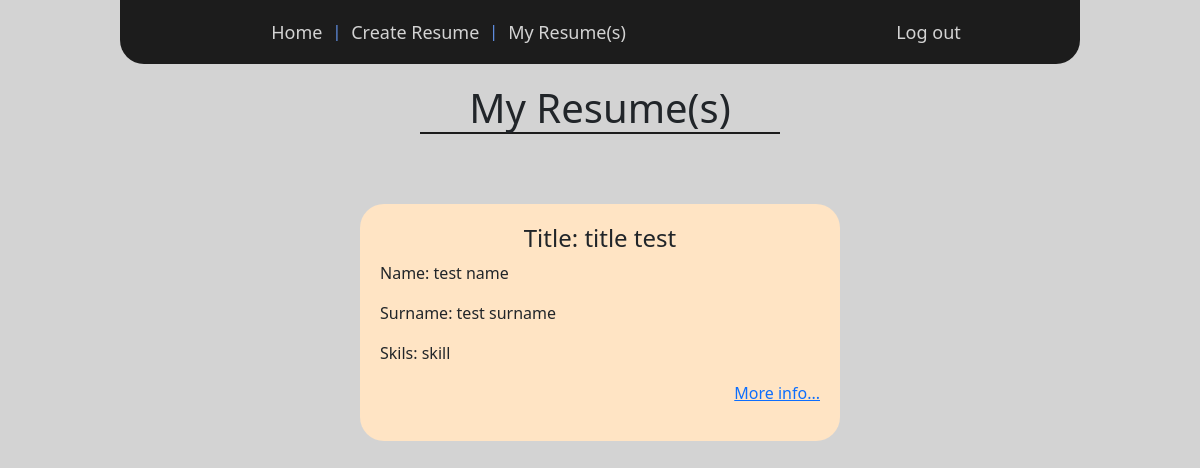
Page /list-resume/ (signed in) on the earlier database version.
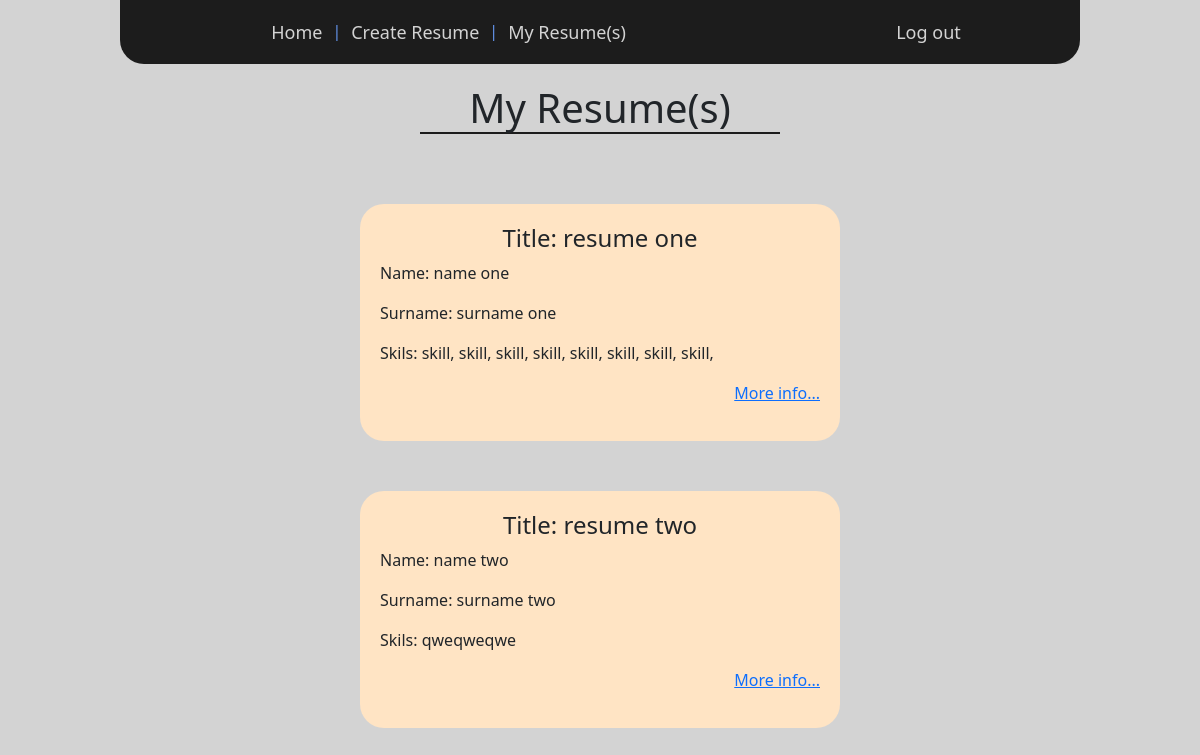
Same page on the later database version.
### main/models.py (models this page shows, shortened)
class Resume(models.Model):
    user = models.ForeignKey(User, on_delete=models.DO_NOTHING, blank=True)
    title = models.CharField('Title', max_length=255)
    name = models.CharField('Name', max_length=255)
    surname = models.CharField('Surname', max_length=255)
    patronymic = models.CharField('Patronymic', max_length=255)
    birthdate = models.DateField('Birth Date')
    email = models.EmailField('Mail', unique=True)
    skills = models.TextField('Skill')
    experience = models.TextField('Exp')
    education = models.TextField('Education')
    slug = models.CharField('Slug', max_length=255, unique=True, null=True, blank=True)

### main/views.py (the view)
# urls.py: path('list-resume/', views.ResumeListView.as_view(), name='list_resume_page'),
class ResumeListView(ListView):
    model = Resume
    template_name = 'main/index_resume_list.html'
    context_object_name = 'data'
    extra_context = {}
    def get(self, request, *args, **kwargs):
        if request.user.is_authenticated:
            self.extra_context['title'] = 'My Resume(s)'
            self.extra_context['create'] = {'name': 'Create Resume', 'path': 'create_resume_page'}
            self.extra_context['list'] = {'name': 'My Resume(s)', 'path': 'list_resume_page'}
        else:
            return redirect('login_page')
        return super().get(request, *args, **kwargs)
    def get_queryset(self):
        return Resume.objects.filter(user__username=self.request.user.username)

### main/templates/main/index_resume_list.html
{% extends 'main/main_layout.html' %}
{% block content %}
    <h1 style="margin: 20px auto; width: 30vw; text-align: center; border-bottom: 2px solid #1c1c1c;">{{ title }}</h1>
    {% for obj in data %}
        <div class="box">
            <h4 style="text-align: center;">Title: {{ obj.title }}</h4>
            <p>Name: {{ obj.name }}</p>
            <p>Surname: {{ obj.surname }}</p>
            <p>Skils: {{ obj.skills }}</p>
            <p style="text-align: end"><a href="{% url 'resume_page' obj.slug %}">More info...</a></p>
        </div>
    {% endfor %}
{% endblock %}

### main/templates/main/main_layout.html (shortened to what this page needs)
<!doctype html>
{% load static %}
<html lang="en">
<head>
    <link href="https://cdn.jsdelivr.net/npm/bootstrap@5.0.2/dist/css/bootstrap.min.css" rel="stylesheet">
    <link rel="stylesheet" href="{% static 'main/css/main.css' %}">
</head>
<body>
    <section class="navi">
        <ul>
            <li><a href="{% url 'main_page' %}">Home</a></li> |
            <li><a href="{% url create.path %}">{{ create.name }}</a></li> |
            <li><a href="{% url list.path %}">{{ list.name }}</a></li>
        </ul>
        <ul>
            <li><a href="{% url 'logout_page' %}">Log out</a></li>
        </ul>
    </section>
    <section class="content">
        {% block content %}{% endblock %}
    </section>
</body>
</html>

### static/main/css/main.css (style rules this page uses)
body { display: flex; flex-direction: column; align-items: center; background: lightgray; padding: 0; margin: 0; }
.navi { display: flex; justify-content: space-around; background: #1c1c1c; border-radius: 0 0 24px 24px; width: 80vw; height: 8vh; }
.navi ul { margin: auto; list-style: none; display: flex; gap: 10px; color: cornflowerblue; }
.navi ul a { font-size: 18px; color: lightgray; text-decoration: none; }
.content { width: 100vw; min-height: 92vh; display: flex; flex-direction: column; align-items: center; }
.content .box { margin-top: 50px; width: 40vw; padding: 20px; border-radius: 24px; background: bisque; }

Differences in the rows shown:
removed Resume: title "title test", name "test name", surname "test surname", skills "skill"
added Resume: title "resume one", name "name one", surname "surname one", skills "skill, skill, skill, skill, skill, skill, skill, skill,"
added Resume: title "resume two", name "name two", surname "surname two", skills "qweqweqwe"
